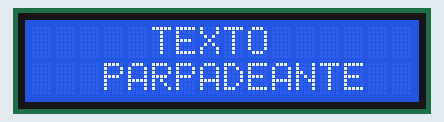
Bench run of a program on a simulated Raspberry Pi (BCM pin numbers). On the bench: 16×2 character LCD. Library files of the repository ran but are not shown: I2C_LCD_driver.py.

Above: at 0.3 s.
At 1.3 s:
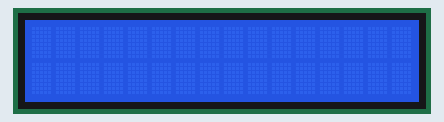

Measured:
- by itself, everything shown: repeats every 2.1 s, in 3 steps
- what the display in image 0 shows lasts 1.0 s, from 0.3 s to 1.3 s

The program:

T6.3.parpadeo_lcd_i2C.py
```python
# Ejemplo 6.3 parpadeo en lcd
import time
import I2C_LCD_driver
mylcd = I2C_LCD_driver.lcd()

while True:
	mylcd.lcd_display_string("TEXTO", line=1, pos=5)
	mylcd.lcd_display_string("PARPADEANTE", line=2, pos=3)
	time.sleep(1)
	mylcd.lcd_clear()
	time.sleep(1)
```
